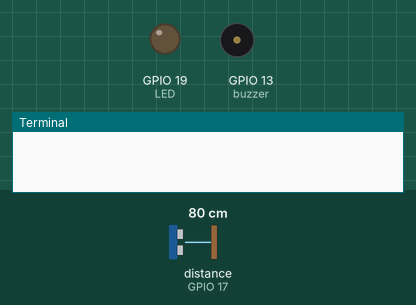
Bench run of a program on a simulated Raspberry Pi (BCM pin numbers). On the bench: output pins drawn as LEDs (lit = HIGH), buzzer (waves = sounding), the last lines printed to the terminal. Inputs (shaded band) come from the test bench; at power-on: distance to the obstacle (sensor on GPIO 17) 80 cm. The echo pulse lasts 58.3 µs per cm; the clock reads 2024-03-15 10:24:30 at power-on unless the program sets it; pins used as bus, display or sensor lines are not drawn.

Above: at 1.2 s.
1.3 s: distance to the obstacle (sensor on GPIO 17) set to 2 cm
At 2.8 s:
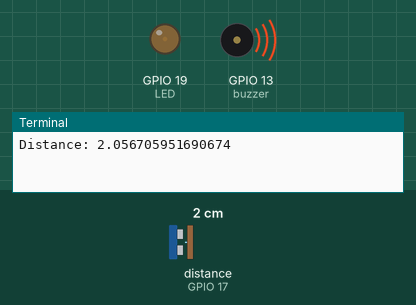
4.4 s: distance to the obstacle (sensor on GPIO 17) set to 60 cm
At 7.4 s:
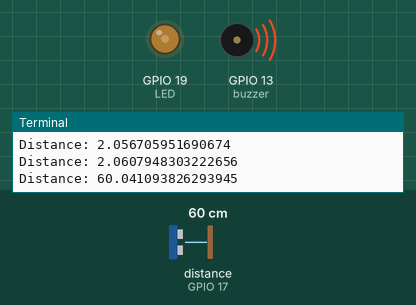
7.7 s: distance to the obstacle (sensor on GPIO 17) set to 120 cm
At 9.3 s:
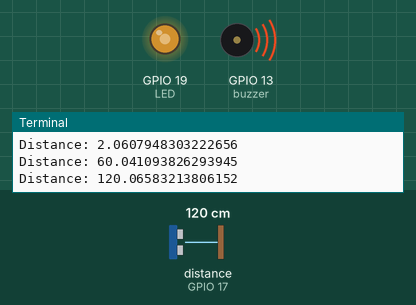
10.8 s: distance to the obstacle (sensor on GPIO 17) set to 250 cm
At 13.3 s:
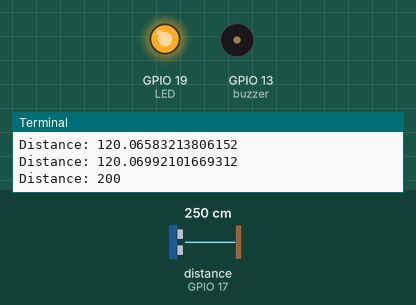
14.0 s: distance to the obstacle (sensor on GPIO 17) set to 203 cm
17.1 s: distance to the obstacle (sensor on GPIO 17) set to 194 cm
At 19.5 s:
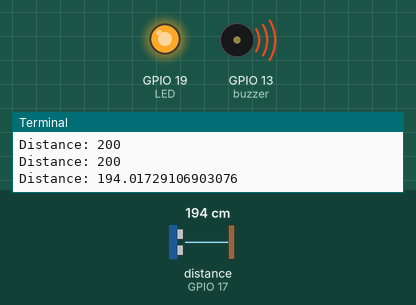
Timing chart, 0 to 21.0 s (numbered marks = the images above; inputs shaded):
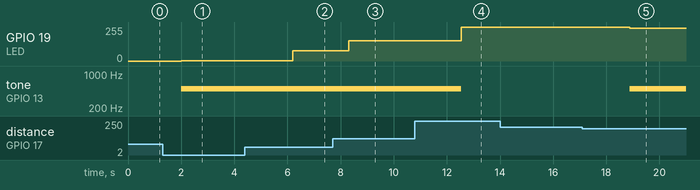

Measured:
- the behaviour switches between 200 and 199 cm on distance to the obstacle (sensor on GPIO 17) (found by bisection; images 4 and 5)
- after the input at 1.3 s, GPIO 19 (LED): 0/255 → 3/255 after 0.70 s
- after the input at 4.4 s, GPIO 19 (LED): 3/255 → 77/255 after 1.8 s
- after the input at 7.7 s, GPIO 19 (LED): 77/255 → 153/255 after 0.61 s
- after the input at 10.8 s, GPIO 19 (LED): 153/255 → 255/255 after 1.7 s; tone on GPIO 13 (buzzer): 500 Hz → silent after 1.7 s
- after the input at 17.1 s, GPIO 19 (LED): 255/255 → 247/255 after 1.8 s; tone on GPIO 13 (buzzer): silent → 500 Hz after 1.8 s

The program:

PWM.py
```python
#Libraries
import RPi.GPIO as GPIO
import time

#Disable warnings
GPIO.setwarnings(False)

#Select GPIO mode
GPIO.setmode(GPIO.BCM)

#Set buzzer - pin GPIO13 as output and us PWM
buzzer = 13
GPIO.setup(buzzer, GPIO.OUT)
p1 = GPIO.PWM(buzzer, 500)

#Set LED - pin GPIO19 as output and use PWM
LED = 19
GPIO.setup(LED, GPIO.OUT)
p2 = GPIO.PWM(LED, 100)

#Set Ultrasonic pins
GPIO_TRIGGER = 4
GPIO_ECHO = 17
GPIO.setup(GPIO_TRIGGER, GPIO.OUT)
GPIO.setup(GPIO_ECHO, GPIO.IN)

# method to take in readings from ultrasonic and calculate object distance
def distance():
    # set Trigger to LOW and wait for sensor to settle
    GPIO.output(GPIO_TRIGGER, False)
    time.sleep(2)

    # set trigger to high
    GPIO.output(GPIO_TRIGGER, True)
    # set trigger to low after 0.01ms
    time.sleep(0.00001)
    GPIO.output(GPIO_TRIGGER, False)

    # save StartTime
    while GPIO.input(GPIO_ECHO) == 0:
        StartTime = time.time()

    # save time of arrival
    while GPIO.input(GPIO_ECHO) == 1:
        StopTime = time.time()

    # time difference between start and arrival
    TimeElapsed = StopTime - StartTime

    # work out distance
    distance = TimeElapsed * 17150

    # return distance of object
    return distance

# try catch to be able to exit the program and set LED and Buzzer to zero (off)
try:
    # start the two PWM channels
    p1.start(0)
    p2.start(0)

    # infinite loop until Crtl + C pressed
    while True:
        # save the distance returned from distance() funtion in dist
        dist = distance()

        # cap distance at 200cm
        if dist > 200:
            dist = 200

        # work out duty cycle by dividing distance by max distance and
        # multiply by 100 to get a value from 0 to 100
        PWM_Output = (dist / 200) * 100

        # print distance to screen
        print("Distance:", dist)

        # set PWM channels duty cycle as the calculate value
        p1.ChangeDutyCycle(PWM_Output)
        p2.ChangeDutyCycle(PWM_Output)

        # wait for 100ms
        time.sleep(0.1)

# Reset by pressing CTRL + C
except KeyboardInterrupt:
    # stop p1 and p2
    p1.stop()
    p2.stop()
    GPIO.cleanup()
```
